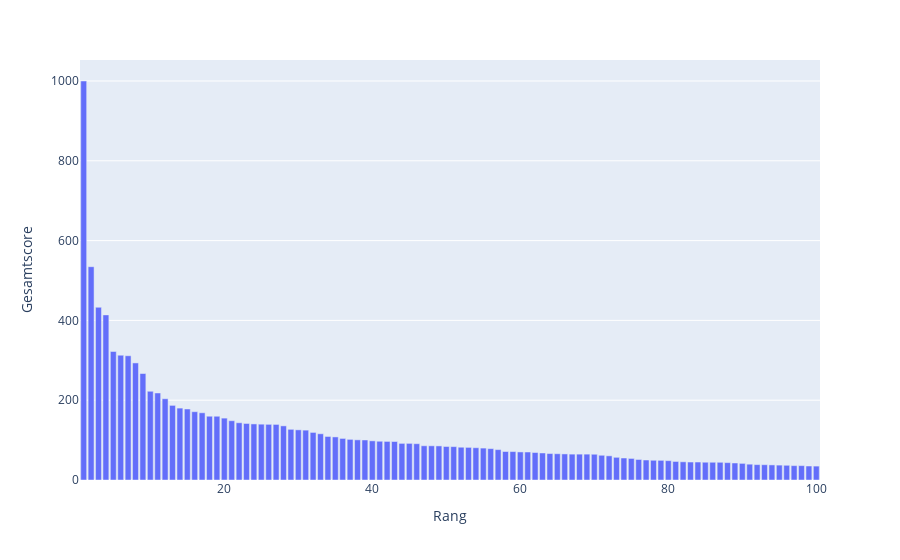

Notebook code cell kept with this figure:
### Code cell
fig = px.bar(
    authors_ranked.head(100),
    x = 'canonicity_score_rank_cont',
    y = 'canonicity_score_scaled'
)
fig.update_layout(
    xaxis=dict(
        showticklabels=True,
        title="Rang"
    ),
    yaxis=dict(
        title="Gesamtscore"
    )
)

fig.show()
# fig.write_image("abb4.png", width=800, height=400, scale = 4)

### Figure 1 — Plotly figure (JSON) as saved in the notebook; plotly's stock layout.template omitted (floating-point values rounded to 4 significant figures)
{"data": [{"alignmentgroup": "True", "hovertemplate": "canonicity_score_rank_cont=%{x}<br>canonicity_score_scaled=%{y}<extra></extra>", "legendgroup": "", "marker": {"color": "#636efa", "pattern": {"shape": ""}}, "name": "", "offsetgroup": "", "orientation": "v", "showlegend": false, "textposition": "auto", "type": "bar", "x": [1, 2, 3, 4, 5, 6, 7, 8, 9, 10, 11, 12, 13, 14, 15, 16, 17, 18, 19, 20, 21, 22, 23, 24, 25, 26, 27, 28, 29, 30, 31, 32, 33, 34, 35, 36, 37, 38, 39, 40, 41, 42, 43, 44, 45, 46, 47, 48, 49, 50, 51, 52, 53, 54, 55, 56, 57, 58, 59, 60, 61, 62, 63, 64, 65, 66, 67, 68, 69, 70, 71, 72, 73, 74, 75, 76, 77, 78, 79, 80, 81, 82, 83, 84, 85, 86, 87, 88, 89, 90, 91, 92, 93, 94, 95, 96, 97, 98, 99, 100], "xaxis": "x", "y": [1000.0, 534.6, 432.9, 413.8, 322.1, 312.7, 311.4, 293.4, 266.8, 222.4, 218.1, 203.6, 187.0, 180.2, 178.0, 171.2, 168.4, 159.8, 159.8, 155.1, 148.6, 143.5, 141.7, 140.5, 139.9, 139.5, 139.3, 135.7, 127.0, 125.7, 125.0, 119.2, 115.9, 109.1, 108.0, 104.2, 101.8, 100.7, 100.3, 98.15, 97.12, 96.72, 96.46, 91.79, 91.77, 90.96, 85.77, 85.71, 85.44, 83.99, 83.65, 82.13, 81.73, 80.89, 79.99, 78.66, 76.15, 71.39, 71.26, 70.33, 70.17, 68.86, 67.75, 66.31, 65.83, 65.33, 64.83, 64.81, 64.81, 64.54, 61.98, 60.58, 56.85, 55.14, 54.03, 51.46, 50.09, 49.44, 49.27, 48.47, 46.48, 45.61, 45.04, 45.03, 44.54, 44.46, 44.38, 43.53, 42.64, 41.64, 39.64, 38.55, 38.31, 37.81, 37.33, 36.86, 36.02, 36.01, 35.07, 34.83], "yaxis": "y"}], "layout": {"barmode": "relative", "legend": {"tracegroupgap": 0}, "margin": {"t": 60}, "xaxis": {"anchor": "y", "domain": [0, 1], "showticklabels": true, "title": {"text": "Rang"}}, "yaxis": {"anchor": "x", "domain": [0, 1], "title": {"text": "Gesamtscore"}}}}
